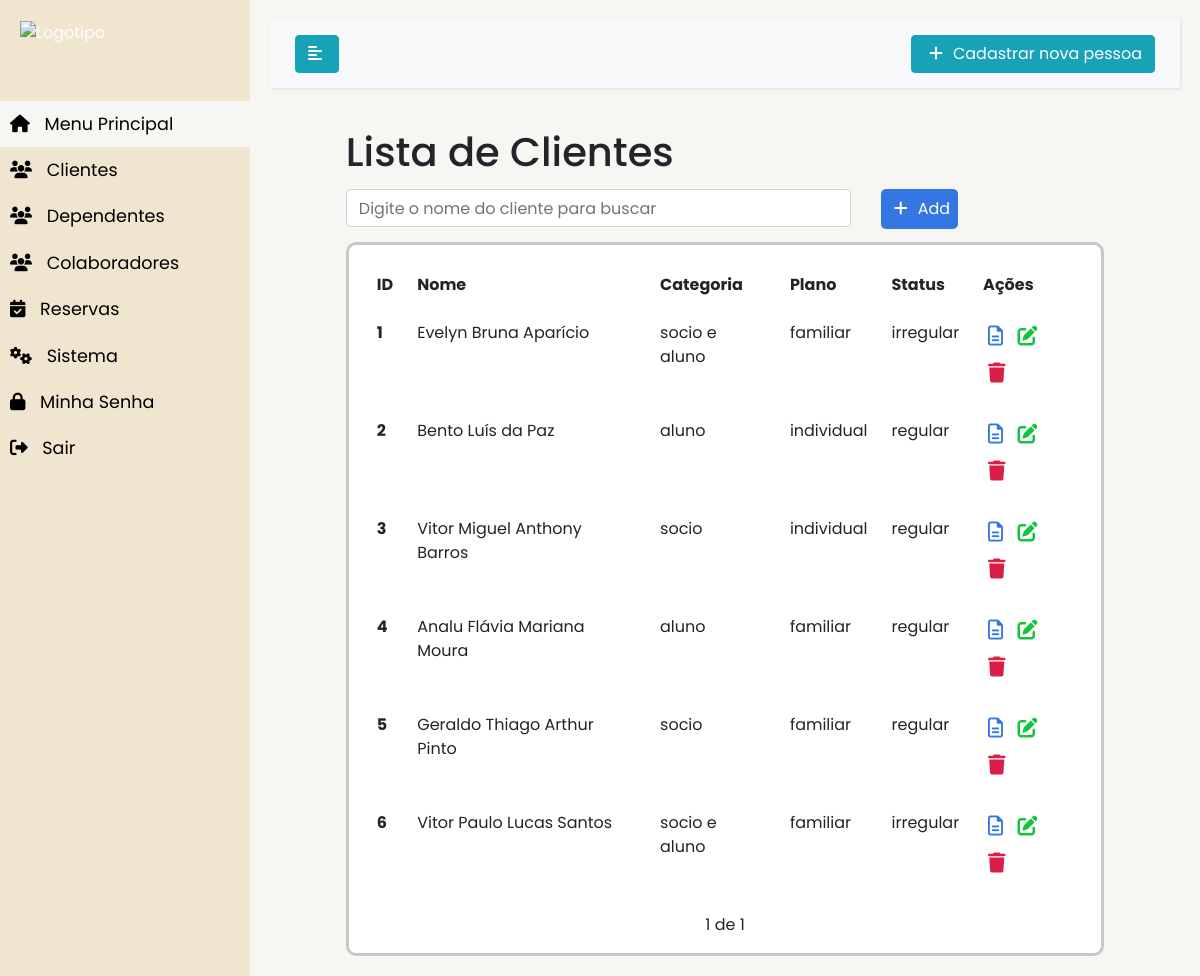
The page /clientes/ (signed in) on the database as committed earlier.
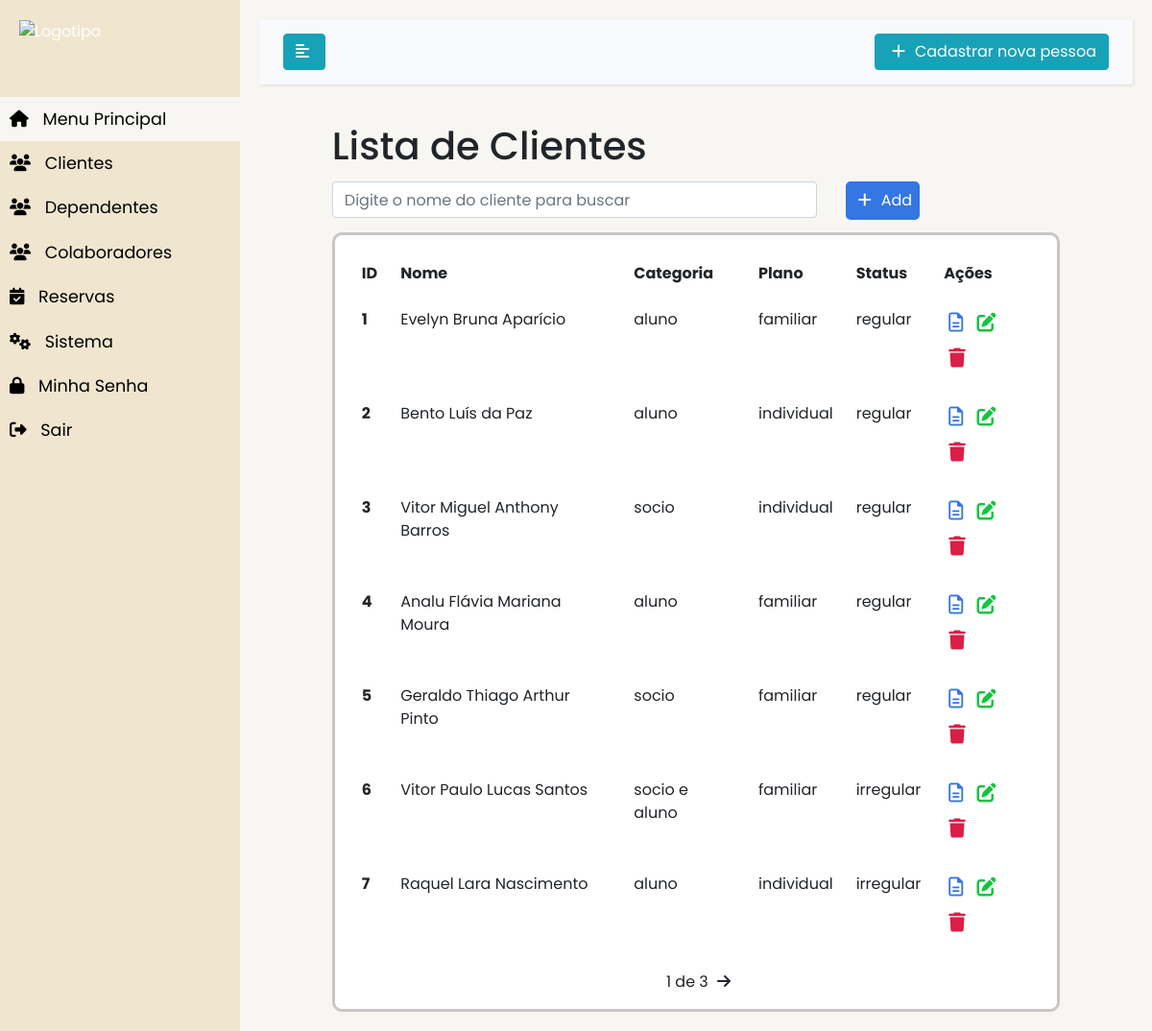
The same page on the database as committed later.
### MainMenu/models.py (models this page shows, shortened)
class Cliente(models.Model):
    STATUSCATEGORIA = (
        ('socio', 'Socio'),
        ('aluno', 'Aluno'),
        ('socio e aluno', 'Socio e Aluno'),
    )
    STATUSSTATUS = (
        ('regular', 'Regular'),
        ('irregular', 'Irregular'),
    )
    STATUSPLANO = (
        ('individual', 'Individual'),
        ('familiar', 'Familiar'),
    )
    idPessoa = models.ForeignKey(Pessoa, on_delete=models.CASCADE, verbose_name='Nome')
    categoria = models.CharField(
        max_length=255,
        choices=STATUSCATEGORIA,
    )
    plano = models.CharField(
        max_length=255,
        choices=STATUSPLANO,
    )
    status =  models.CharField(
        max_length=255,
        choices=STATUSSTATUS,
    )
    created_at = models.DateTimeField(auto_now_add=True)
    updated_at = models.DateTimeField(auto_now=True)

class Pessoa(models.Model):
    nome = models.CharField(blank=False, null=False, verbose_name='Nome', max_length=200, help_text='max. 200 caracteres')
    rg = models.IntegerField(blank=False, null=False, verbose_name='RG')
    cpf = models.IntegerField(blank=False, null=False, verbose_name="CPF")
    telefone = models.BigIntegerField(blank=False, null=False, verbose_name="Telefone")
    telefonecelular = models.BigIntegerField(blank=False, null=False, verbose_name="Celular")
    datanascimento = models.DateField(blank=False, null=False, verbose_name="Data de Nascimento")
    foto = models.FileField(blank=False, null=False, verbose_name="Foto")
    email = models.EmailField(blank=False, null=False, verbose_name="E-mail")
    created_at = models.DateTimeField(auto_now_add=True)
    updated_at = models.DateTimeField(auto_now=True)
    def __str__ (self):
        return self.nome

### MainMenu/views.py (the view)
# urls.py: path('clientes/', views.clientesList, name='cliente-list'),
@login_required
def clientesList(request):
    search = request.GET.get('search')
    if search:
        clientes = Cliente.objects.filter(idPessoa__nome__contains=search)
    else:
        clientes_list = Cliente.objects.all().order_by('id')
        paginator = Paginator(clientes_list, 7)
        page = request.GET.get('page')
        clientes = paginator.get_page(page)
    return render(request, 'clientes/list.html', {'clientes': clientes})

### MainMenu/templates/clientes/list.html (shortened to what this page needs)
{% extends 'base.html' %}
{% block content%}
<div class="offset-1 col-10 list-div">
    <h1>Lista de Clientes</h1>
    <div class="col-8 search-div">
        <form method="GET" id="search-form">
            <input class="form-control" type="text" id="search" name="search" placeholder="Digite o nome do cliente para buscar">
        </form>
    </div>
    <a id="add-link" href="/clientes/novocliente/">
        <div class="add-div">
            <i class="fas fa-plus"></i>Add
        </div>
    </a>
    <div  class="body-color-background">
        <table class="table table-borderless table-responsive-lg">
            <thead>
              <tr>
                <th scope="col">ID</th>
                <th scope="col">Nome</th>
                <th scope="col">Categoria</th>
                <th scope="col">Plano</th>
                <th scope="col">Status</th>
                <th scope="col">Ações</th>
              </tr>
            </thead>
            <tbody>
                {% for cliente in clientes %}
                <tr>
                    <th scope="row">{{cliente.id}}</th>
                    <td>{{cliente.idPessoa}}</td>
                    <td>{{cliente.categoria}}</td>
                    <td>{{cliente.plano}}</td>
                    <td>{{cliente.status}}</td>
                    <td>
                        <span><a href="/clientes/{{cliente.id}}"><i class="far fa-file-alt"></i></a></span>
                        <span><a href="/clientes/edit/{{cliente.id}}" class="delete-btn"><i class="fas fa-edit"></i></a></span>
                        <span><a href="/clientes/delete/{{cliente.id}}"><i class="fas fa-trash"></i></a></span>
                    </td>
                </tr>
                {% empty %}
                    <li class="list-group-item">Sem itens na lista</li>
                {% endfor %}
            </tbody>
          </table>
          <div class="pagination">
              <span class="step-links">
                  {% if clientes.paginator.num_pages %}
                  <span class="current">
                      {{ clientes.number }} de {{ clientes.paginator.num_pages}}
                  </span>
                  {% endif %}
                  {% if clientes.has_next %}
                      <a href="?page={{ clientes.next_page_number }}"><i class="fas fa-arrow-right"></i></a>
                  {% endif %}
              </span>
          </div>
    </div>
</div>
{% endblock %}

Rows that differ between the two databases and show on the page:
changed Cliente "Evelyn Bruna Aparício": categoria "socio e aluno" → "aluno"; status "irregular" → "regular"
added Cliente: id "7", idPessoa "Raquel Lara Nascimento", categoria "aluno", plano "individual", status "irregular"
Other text that changed with them:
{{ clientes.paginator.num_pages }}: "1" → "3"
